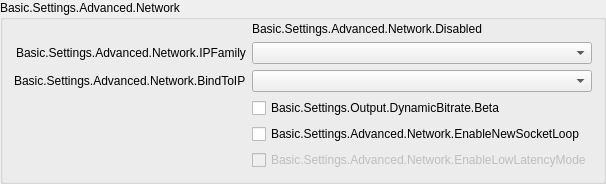
                 <widget class="QGroupBox" name="advNetworkGroupBox">
                  <property name="title">
                   <string>Basic.Settings.Advanced.Network</string>
                  </property>
                  <layout class="QFormLayout" name="formLayout_23">
                   <property name="fieldGrowthPolicy">
                    <enum>QFormLayout::FieldGrowthPolicy::AllNonFixedFieldsGrow</enum>
                   </property>
                   <property name="labelAlignment">
                    <set>Qt::AlignmentFlag::AlignRight|Qt::AlignmentFlag::AlignTrailing|Qt::AlignmentFlag::AlignVCenter</set>
                   </property>
                   <property name="topMargin">
                    <number>2</number>
                   </property>
                   <item row="0" column="1">
                    <widget class="QLabel" name="advNetworkDisabled">
                     <property name="text">
                      <string>Basic.Settings.Advanced.Network.Disabled</string>
                     </property>
                    </widget>
                   </item>
                   <item row="1" column="0">
                    <widget class="QLabel" name="ipFamilyLabel">
                     <property name="text">
                      <string>Basic.Settings.Advanced.Network.IPFamily</string>
                     </property>
                     <property name="buddy">
                      <cstring>ipFamily</cstring>
                     </property>
                    </widget>
                   </item>
                   <item row="1" column="1">
                    <widget class="QComboBox" name="ipFamily"/>
                   </item>
                   <item row="2" column="0">
                    <widget class="QLabel" name="bindToIPLabel">
                     <property name="text">
                      <string>Basic.Settings.Advanced.Network.BindToIP</string>
                     </property>
                     <property name="buddy">
                      <cstring>bindToIP</cstring>
                     </property>
                    </widget>
                   </item>
                   <item row="2" column="1">
                    <widget class="QComboBox" name="bindToIP"/>
                   </item>
                   <item row="4" column="1">
                    <widget class="QCheckBox" name="enableNewSocketLoop">
                     <property name="text">
                      <string>Basic.Settings.Advanced.Network.EnableNewSocketLoop</string>
                     </property>
                    </widget>
                   </item>
                   <item row="5" column="1">
                    <widget class="QCheckBox" name="enableLowLatencyMode">
                     <property name="enabled">
                      <bool>false</bool>
                     </property>
                     <property name="text">
                      <string>Basic.Settings.Advanced.Network.EnableLowLatencyMode</string>
                     </property>
                    </widget>
                   </item>
                   <item row="4" column="0">
                    <spacer name="horizontalSpacer_7">
                     <property name="orientation">
                      <enum>Qt::Orientation::Horizontal</enum>
                     </property>
                     <property name="sizeHint" stdset="0">
                      <size>
                       <width>170</width>
                       <height>1</height>
                      </size>
                     </property>
                    </spacer>
                   </item>
                   <item row="3" column="1">
                    <widget class="QCheckBox" name="dynBitrate">
                     <property name="toolTip">
                      <string>Basic.Settings.Output.DynamicBitrate.TT</string>
                     </property>
                     <property name="text">
                      <string>Basic.Settings.Output.DynamicBitrate.Beta</string>
                     </property>
                    </widget>
                   </item>
                  </layout>
                 </widget>
